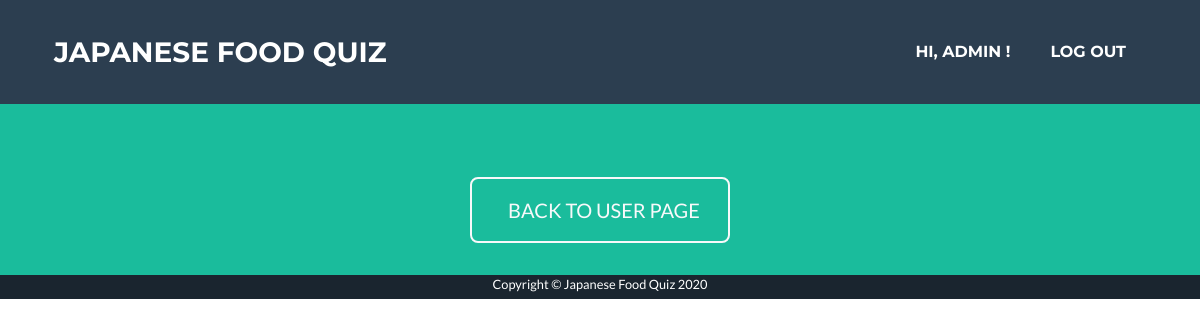
The app's page /qs (signed in), older data.
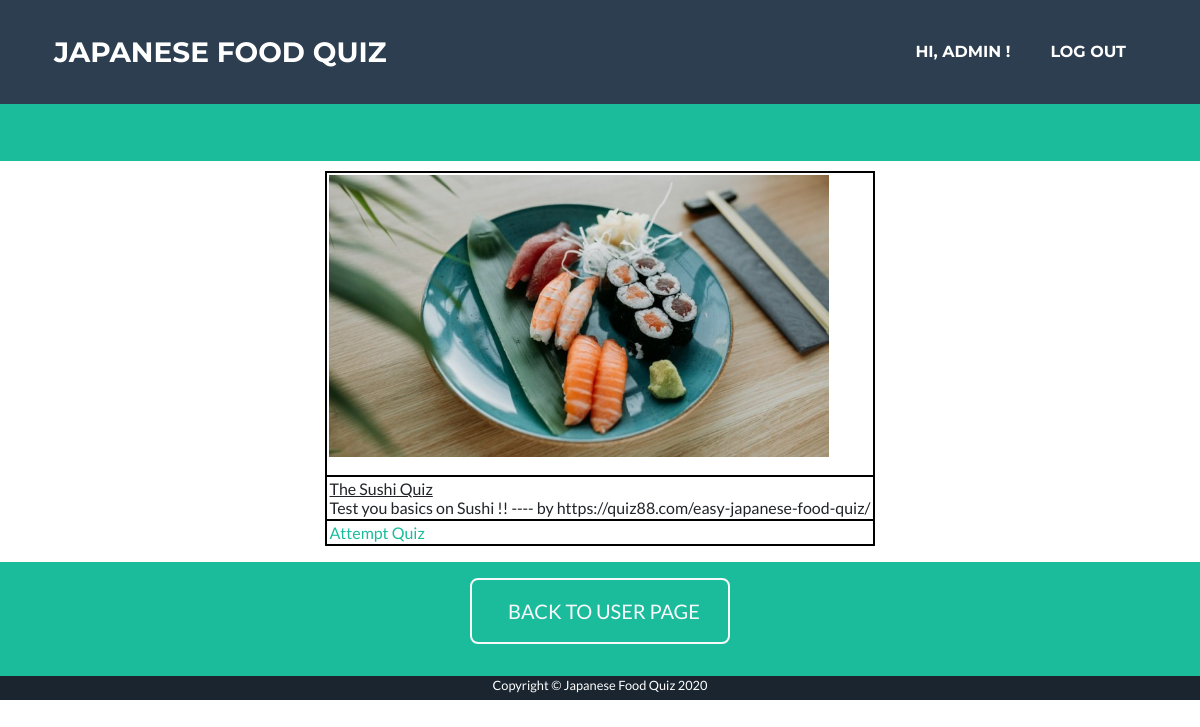
The same page, newer data.
### app/models.py (models this page shows, shortened)
class User(UserMixin, db.Model):
    __table_args__ = {'extend_existing': True}
    id = db.Column(db.String, primary_key=True)
    email = db.Column(db.String(128))
    name = db.Column(db.String(128))
    password_hash = db.Column(db.String(128))
    status = db.Column(db.String)
    last_login = db.Column(db.DATE, nullable=False, default=datetime.now)

class QuizSet(db.Model):
    __table_args__ = {'extend_existing': True}
    quizSetID = db.Column(db.Integer, primary_key=True)
    name = db.Column(db.String(100))
    description = db.Column(db.String(100))
    picture = db.Column(db.String(100))
    userID = db.Column(db.String)
    status = db.Column(db.String(100))

### app/routes.py (the view)
@app.route('/qs')
def qs():
	quizSets = QuizSet.query.filter_by(status="approve").all()
	for quizSet in quizSets:
		quizSet.href = "/qa?index=0&id="+str(quizSet.quizSetID)
		quizSet.picture = "/static/images/"+quizSet.picture
	return render_template('qs.html', quizSets=quizSets, base64=base64, username=current_user.name)

### app/models.py (called while the page is built)
@login.user_loader
def load_user(id):
    user = User.query.filter_by(id=(int(id))).first()
    return user

### app/templates/qs.html (shortened to what this page needs)
﻿<!DOCTYPE html>
<html lang="en">
  <head>
    <link href="/static/style.css" rel="stylesheet" />
    <link href="/static/qs.css" rel="stylesheet" />
  {% extends 'base.html' %}
  {% block content %}
        <td class="page-section portfolio" id="portfolio">
            {% for quizSet in quizSets %}
            <p>
                <table class="tbCss" align="center">
                    <tr>
                        <td>
                            <p> <img src="{{ quizSet.picture }}" width="500rem" alt="miss～～"/></p>
                        </td>
                    </tr>
                    <tr>
                        <td>
                            <u>{{ quizSet.name }}</u>
                            <br>
                            {{ quizSet.description }}
                        </td>
                    </tr>
                    <tr>
                        <td>
                            <a href="{{ quizSet.href }}"> Attempt Quiz </a>
                        </td>
                    </tr>
                </table>
            </p>
            {% endfor %}
        <section class="page-section bg-primary text-white mb-0" id="about" style="padding-top: 1rem; padding-bottom: 2rem;">
            <div class="container">
                <div class="text-center">
                  <a class="btn btn-xl btn-outline-light" href="/user_page">
                    BACK TO USER PAGE
                  </a>
                </div>
              </div>
        </section>
  {% endblock %}

### app/templates/base.html (shortened to what this page needs)
  </head>
  <body id="page-top">
    <nav
      class="navbar navbar-expand-lg bg-secondary text-uppercase fixed-top"
      id="mainNav"
    >
      <div class="container">
        <a class="navbar-brand js-scroll-trigger" href="/index"
          >Japanese Food Quiz</a
        >
        <div class="collapse navbar-collapse" id="navbarResponsive">
          <ul class="navbar-nav ml-auto">
            {% if username %}
                <li class="nav-item mx-0 mx-lg-1" style="padding:0; margin: 0 0.25rem 0 0.25rem">
                    <a class="nav-link py-3 px-0 px-lg-3 rounded js-scroll-trigger"
                      href="/user_page"
                    style="padding:1rem;">Hi, {{ username }} !</a>
                </li>
                <li class="nav-item mx-0 mx-lg-1" style="padding:0; margin: 0 0.25rem 0 0.25rem">
                    <a class="nav-link py-3 px-0 px-lg-3 rounded js-scroll-trigger"
                      href="/logout"
                    style="padding:1rem;">Log Out</a>
                </li>
            {% endif %}
          </ul>
        </div>
      </div>
    </nav>
    {% block content %}{% endblock %}
    <section class="copyright text-center text-white" style="height: 1.5rem;">
      <div class="container" >
        <small>Copyright © Japanese Food Quiz 2020</small>
      </div>
    </section>
  </body>
</html>

### app/static/qs.css (style rules this page uses)
.tbCss tr { padding: 0.125rem ; border: solid 0.125rem #000; }
.tbCss td { padding: 0.125rem ; border: solid 0.125rem #000; }

Row changes from the older to the newer data that the page shows:
now on this page (row edited): QuizSet: picture (picture), name "The Sushi Quiz", description "Test you basics on Sushi !! ---- by https://quiz88.com/easy-japanese-food-quiz/"
